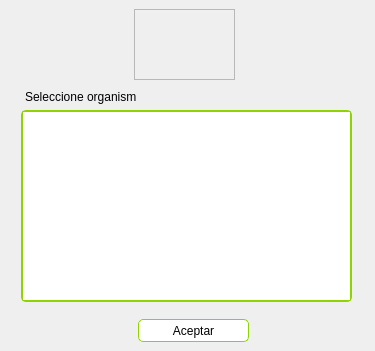
<?xml version="1.0" encoding="UTF-8"?>
<ui version="4.0">
 <class>Dialog</class>
 <widget class="QDialog" name="Dialog">
  <property name="windowModality">
   <enum>Qt::ApplicationModal</enum>
  </property>
  <property name="geometry">
   <rect>
    <x>0</x>
    <y>0</y>
    <width>375</width>
    <height>351</height>
   </rect>
  </property>
  <property name="windowTitle">
   <string>Dialog</string>
  </property>
  <property name="windowIcon">
   <iconset resource="rsc/ficheros.qrc">
    <normaloff>:/img/logo.png</normaloff>:/img/logo.png</iconset>
  </property>
  <property name="styleSheet">
   <string notr="true">QWidget#organismos {
	border: 2px solid rgb(143,212,0);
	border-radius: 5px;
}

QPushButton {
    background-color: white;
	border-style: solid;
    border-width: 1px;
    border-radius: 5px;
    border-color: rgb(143,212,0);

}
QPushButton:hover {
    background-color: gray;
    border-width: 2px;
    border-radius: 5px;
    border-color: rgb(143,212,0);

}
QPushButton:pressed {
    background-color: rgb(143,212,0);
    border-width: 2px;
    border-radius: 5px;
    border-color: rgb(143,212,0);

}</string>
  </property>
  <widget class="QListWidget" name="organismos">
   <property name="geometry">
    <rect>
     <x>21</x>
     <y>110</y>
     <width>331</width>
     <height>192</height>
    </rect>
   </property>
   <property name="styleSheet">
    <string notr="true"/>
   </property>
  </widget>
  <widget class="QPushButton" name="aceptar">
   <property name="geometry">
    <rect>
     <x>138</x>
     <y>319</y>
     <width>111</width>
     <height>23</height>
    </rect>
   </property>
   <property name="text">
    <string>Aceptar</string>
   </property>
  </widget>
  <widget class="QFrame" name="frame">
   <property name="geometry">
    <rect>
     <x>134</x>
     <y>9</y>
     <width>101</width>
     <height>71</height>
    </rect>
   </property>
   <property name="styleSheet">
    <string notr="true">QFrame {
background-image: url(:/img/fondo.jpg);
}</string>
   </property>
   <property name="frameShape">
    <enum>QFrame::StyledPanel</enum>
   </property>
   <property name="frameShadow">
    <enum>QFrame::Raised</enum>
   </property>
  </widget>
  <widget class="QLabel" name="label">
   <property name="geometry">
    <rect>
     <x>25</x>
     <y>89</y>
     <width>111</width>
     <height>16</height>
    </rect>
   </property>
   <property name="text">
    <string>Seleccione organismo:</string>
   </property>
  </widget>
 </widget>
 <resources>
  <include location="rsc/ficheros.qrc"/>
 </resources>
 <connections/>
</ui>
